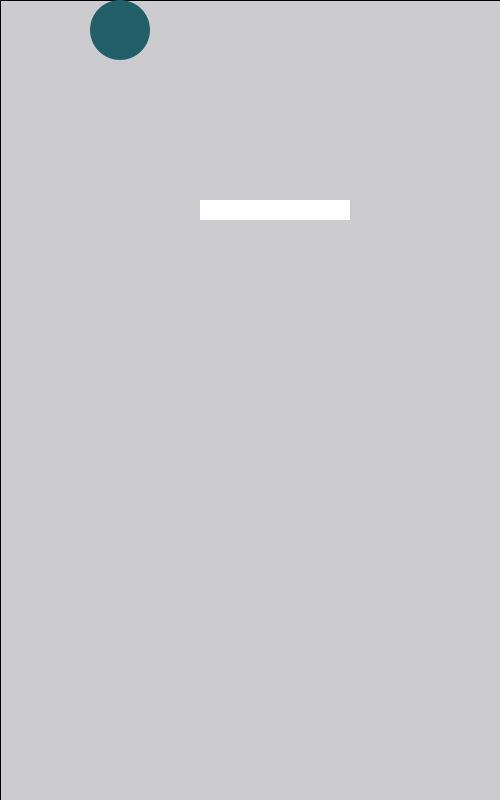
Frame 1 (no input)
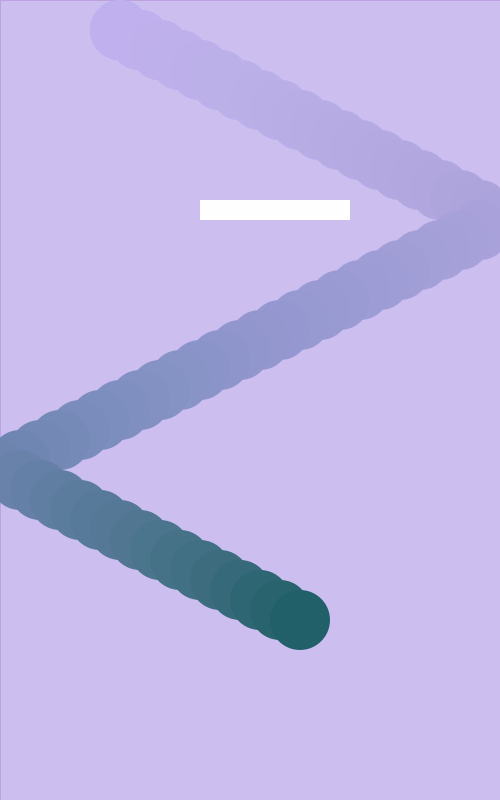
Frame 60 (the mouse pressed at the canvas centre just before this capture)
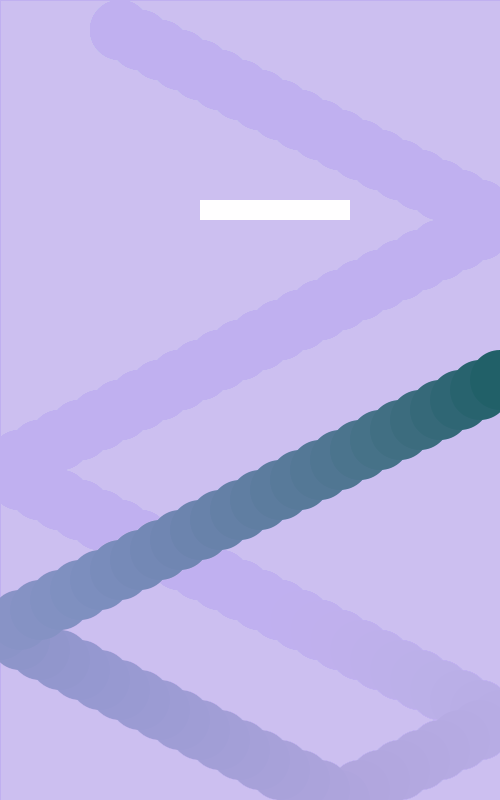
Frame 120 (the mouse held since frame 60 and released just before this capture)

The Processing sketch that drew these frames (run headless with seeded random() and noise(); from frame 60 on, the mouse is pressed at the canvas centre):

// Processing sketch: bouncy_ball
// ── bouncy_ball.pde
int x;
int y;
int incrementX;
int incrementY;

boolean inScreen;

void setup(){
size(500,800);
x=100;
y=20;
incrementX=20;
incrementY=10;
inScreen=true;
ellipseMode(CENTER);
}

void draw(){
  
  //background(192,183,255);
  fill(192,183,255,8);
  rect(0,0,width,height);
  noStroke();
  fill(31,96,103);
  
  //increment
  x=x+incrementX;
  y=y+incrementY; // 
   ellipse(x,y,60,60);
   fill(255);
   rect(200,200,150,20);
   
  if(x>=width||x<=0 ){
    incrementX=incrementX*-1;
  }
  
  if(y>=height||y<=0){
    incrementY=incrementY*-1;
  }
  
  if((x>150 && x<380) && (y>180 && y<250)){
  incrementY=incrementY*-1;
  incrementX=incrementX*-1;
  }
  
  if ((keyPressed) && (key=='a')){
    //x=0;
    //y=0;
  incrementY++;
  println("iY" + incrementY);
}

if ((keyPressed) && (key=='s')){
    //x=0;
    //y=0;
  incrementX++;
  println("iX" + incrementX);
}
  
  
  fill(192,183,255,2);
  rect(0,0,width,height);
  
}
